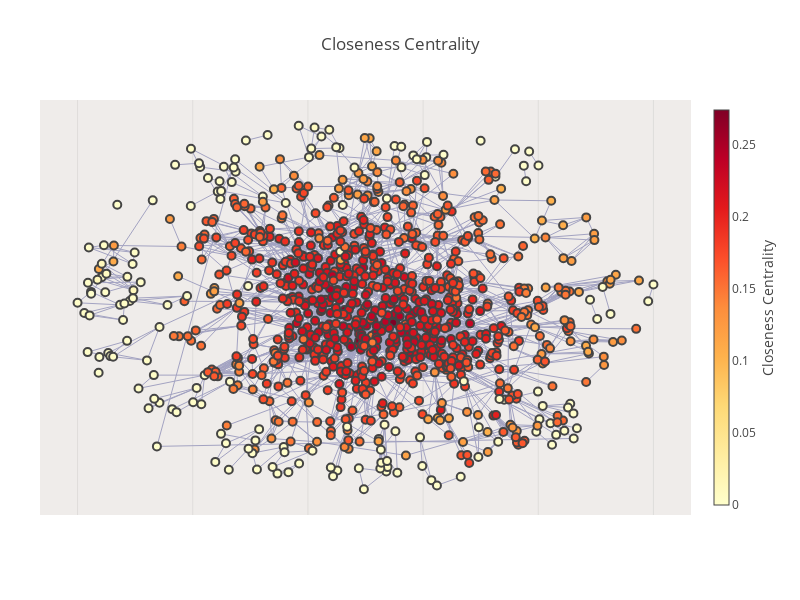

Source (notebook cell):
### Markdown cell above
## Closeness Centrality

### Code cell
fig = plot_ly(subgraph, "Closeness Centrality", measures[1], "Closeness", colorscale='YIOrRd')
iplot(fig, filename="Closeness Centrality")

### Figure 1 — Plotly figure (JSON) as saved in the notebook; plotly's stock layout.template omitted (floating-point values rounded to 4 significant figures; data arrays with more than 128 entries replaced by an {"elided": "..."} marker saying what was removed)
{"data": [{"hoverinfo": "none", "line": {"color": "#a3a3c2", "width": 1}, "mode": "lines", "type": "scatter", "x": {"elided": "8490 float values"}, "y": {"elided": "8490 float values"}}, {"hoverinfo": "text", "marker": {"color": {"elided": "998 float values"}, "colorbar": {"thickness": 15, "title": "Closeness Centrality", "titleside": "right", "xanchor": "left"}, "colorscale": "YIOrRd", "line": {"width": 2}, "reversescale": true, "showscale": true, "size": 8}, "mode": "markers", "name": "", "opacity": 1, "text": {"elided": "998 str values"}, "type": "scatter", "x": {"elided": "998 float values"}, "y": {"elided": "998 float values"}}], "layout": {"autosize": false, "font": {}, "height": 600, "hovermode": "closest", "margin": {"b": 85, "l": 40, "pad": 0, "r": 40, "t": 100}, "plot_bgcolor": "#EFECEA", "showlegend": false, "title": "Closeness Centrality", "width": 800, "xaxis": {"showline": false, "showticklabels": false, "title": "", "titlefont": {"color": "#7f7f7f", "size": 14}, "zeroline": false}, "yaxis": {"showgrid": false, "showline": false, "showticklabels": false, "title": "", "zeroline": false}}}
